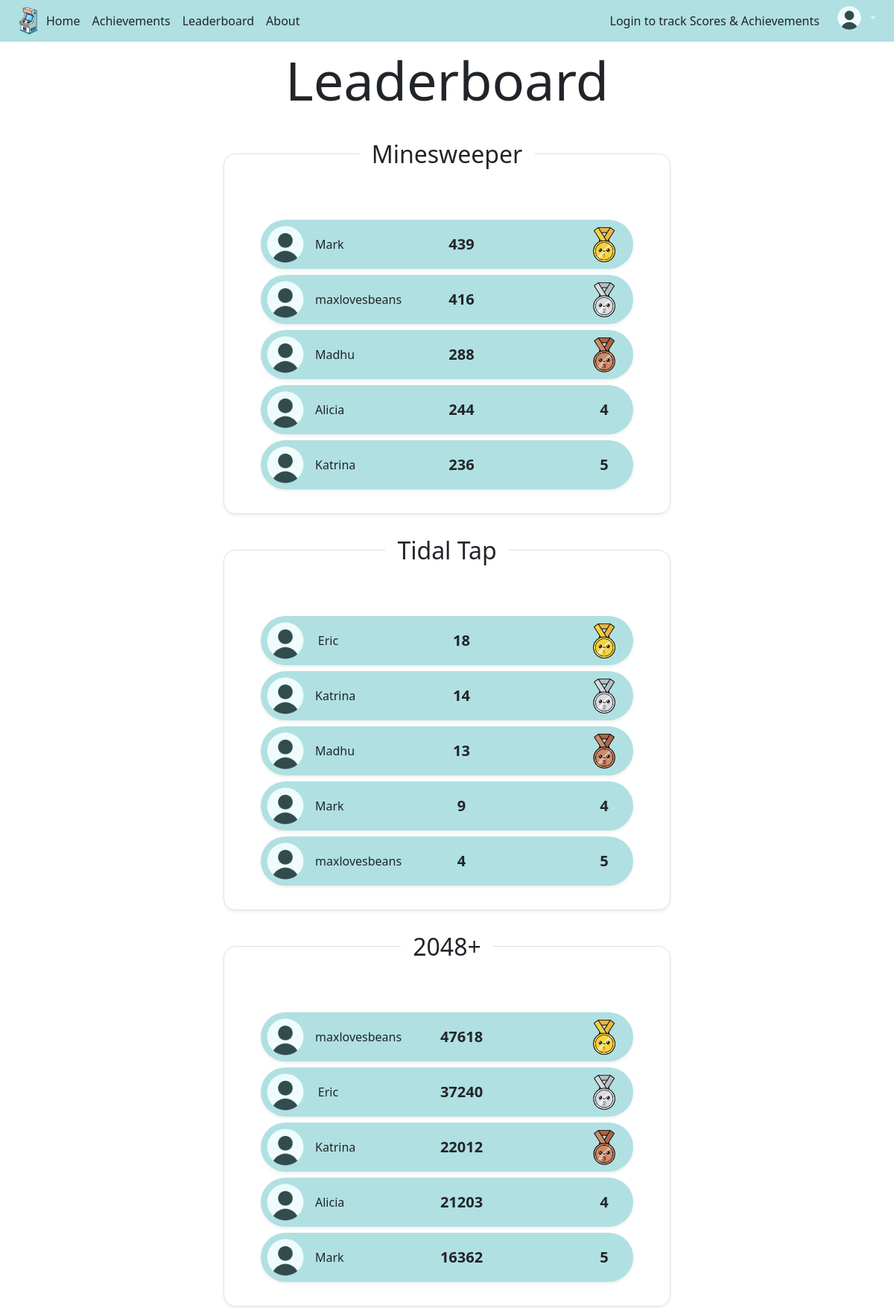
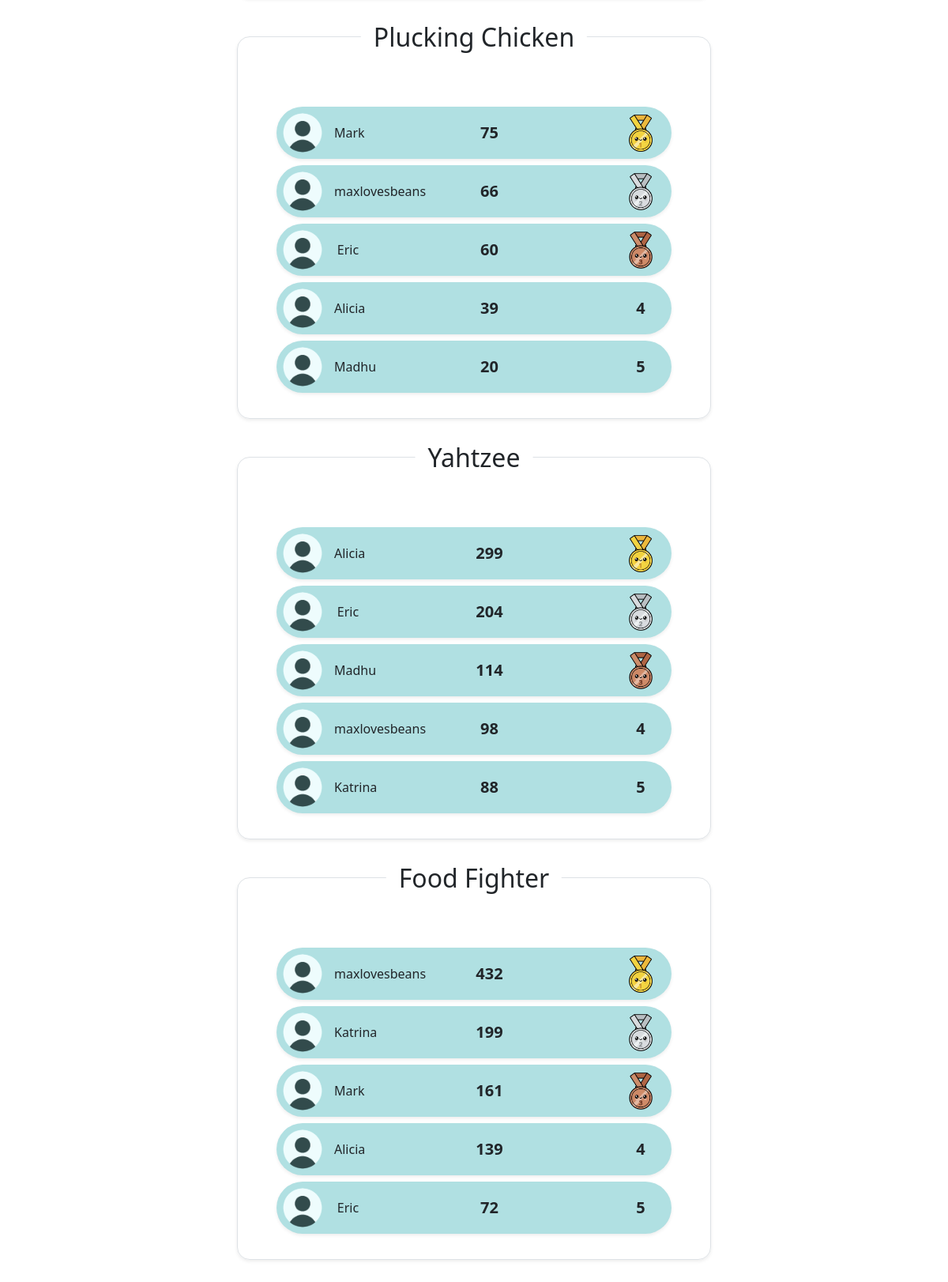
The app's page /leaderboard with its own data (2 pictures, top to bottom).
### games/models.py (models this page shows, shortened)
class Game(models.Model):
    name = models.CharField(max_length=100, unique=True)
    description = models.TextField(blank=True)
    icon = models.ImageField(upload_to='game_icons/', blank=True, null=True, default='game_icons/blank.png') # Thumbnail

### games/views.py (the view, shortened to what this page needs)
# urls.py: path("leaderboard", views.leaderboard, name="leaderboard"),                             # Leaderboard URL
def leaderboard(request):
    games = Game.objects.all()
    leaderboards = {}
    for game in games:
        top_scores = HighScore.objects.filter(game=game).order_by('-score', 'achieved_at')[:5]
        leaderboard = []
        for i, hs in enumerate(top_scores, start=1):
            leaderboard.append({
                'rank': i,
                'username': hs.user.username,
                'score': hs.score,
                'profile_pic': hs.user.profile.profile_pic.url if hasattr(hs.user, 'profile') and hs.user.profile.profile_pic else 'profile.png'
            })
        leaderboards[game] = leaderboard
    return render(request, 'pages/leaderboard.html', {
        'leaderboards': leaderboards
    })

### games/templates/pages/leaderboard.html (shortened to what this page needs)
{% load static %}
<html>
    <head>
        {% include 'elements/includes.html' %}
    </head>
<body>
{% include 'elements/navbar.html' with active="home" %}
<body>
    <div class="d-flex flex-column pt-2 pb-2">
        <div class="vstack h-100">
            <div class="container-fluid text-center h-100">
                <div class="row mb-5">
                    <div class="col">
                        <h1 class="display-2">Leaderboard</h1>
                    </div>
                </div>
                {% for game, leaderboard in leaderboards.items %}
                <div class="d-flex justify-content-center mb-5">
                    <div class="leaderboard-container position-relative p-4 rounded-4 border shadow-sm">
                        <h1 class="game-title position-absolute top-0 start-50 translate-middle bg-white px-3">
                            {{ game.name }}
                        </h1>
                        <div class="d-flex flex-column align-items-center mt-5 pt-3">
                            {% for user in leaderboard %}
                                {% include 'elements/leaderboard_pill.html' with user=user %}
                            {% endfor %}
                        </div>
                    </div>
                </div>
                {% endfor %}
            </div>
        </div>
    </div>
</body>

### games/templates/elements/leaderboard_pill.html
{% load static %}
<div class="leaderboard-item shadow-sm p-2 pe-4 mb-2 d-flex flex-row d-flex justify-content-between">
    <div class="d-flex flex-row align-items-center" style="width: 100px;">
        <img src="{% static 'assets/' %}{{ user.profile_pic }}" class="profile-pic" alt="{{ user.username }}">
        <div class="username">{{ user.username }}</div>
    </div>
    <div class="score fs-5" style="width: 100px;">{{ user.score }}</div>
    <div class="rank">
        {% if user.rank == 1 %}
            <img src="{% static 'assets/gold.png' %}" alt="1" style="width: 30px;">
        {% elif user.rank == 2 %}
            <img src="{% static 'assets/silver.png' %}" alt="2" style="width: 30px;">
        {% elif user.rank == 3 %}
            <img src="{% static 'assets/bronze.png' %}" alt="3" style="width: 30px;">
        {% else %}
            <p class="d-flex align-items-center justify-content-center m-0 fs-5 fw-bold" style="width: 30px;">{{ user.rank }}</p>
        {% endif %}
    </div>
</div>

### games/templates/pages/leaderboard.html (style rules this page uses)
.leaderboard-item { width: 500px; max-width: 95%; display: flex; align-items: center; border-radius: 50px; background-color: #B0E0E2; }
.leaderboard-item img.profile-pic { width: 50px; object-fit: cover; border-radius: 50%; margin-right: 15px; }
.leaderboard-item .username { flex: 1; font-weight: 500; }
.leaderboard-item .score { font-weight: 600; margin-right: 15px; }
.leaderboard-container { width: 600px; max-width: 100%; border: 4px solid #dee5e6; border-radius: 1.5rem; position: relative; padding-top: 3rem; }
.game-title { font-size: 2rem; text-align: center; top: 0; left: 50%; transform: translate(-50%, -50%); padding: 0 1rem; }

### records on screen
Game: name "Minesweeper", score "439" "416" "288" "244" "236", rank "4" "5"
Game: name "Tidal Tap", score "18" "14" "13" "9" "4", rank "4" "5"
Game: name "2048+", score "47618" "37240" "22012" "21203" "16362", rank "4" "5"
Game: name "Plucking Chicken", score "75" "66" "60" "39" "20", rank "4" "5"
Game: name "Yahtzee", score "299" "204" "114" "98" "88", rank "4" "5"
Game: name "Food Fighter", score "432" "199" "161" "139" "72", rank "4" "5"

### other values on screen
{{ user.username }} "Mark" "maxlovesbeans" "Madhu" "Alicia" "Katrina" "Eric" "Katrina" "Madhu" "Mark" "maxlovesbeans" "maxlovesbeans" "Eric" "Katrina" "Alicia" "Mark" "Mark" "maxlovesbeans" "Eric" "Alicia" "Madhu" "Alicia" "Eric" "Madhu" "maxlovesbeans" "Katrina" "maxlovesbeans" "Katrina" "Mark" "Alicia" "Eric"
